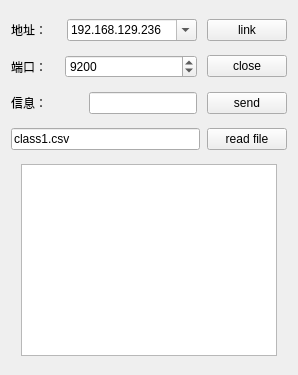
<?xml version="1.0" encoding="UTF-8"?>
<ui version="4.0">
 <class>csvLinkServer2</class>
 <widget class="QWidget" name="csvLinkServer2">
  <property name="geometry">
   <rect>
    <x>0</x>
    <y>0</y>
    <width>298</width>
    <height>375</height>
   </rect>
  </property>
  <property name="sizePolicy">
   <sizepolicy hsizetype="Expanding" vsizetype="Expanding">
    <horstretch>0</horstretch>
    <verstretch>0</verstretch>
   </sizepolicy>
  </property>
  <property name="windowTitle">
   <string>Form</string>
  </property>
  <property name="styleSheet">
   <string notr="true"/>
  </property>
  <layout class="QGridLayout" name="gridLayout">
   <item row="0" column="0">
    <layout class="QHBoxLayout" name="horizontalLayout_1" stretch="1,0,1">
     <property name="spacing">
      <number>10</number>
     </property>
     <property name="leftMargin">
      <number>0</number>
     </property>
     <property name="topMargin">
      <number>0</number>
     </property>
     <property name="bottomMargin">
      <number>0</number>
     </property>
     <item>
      <widget class="QLabel" name="label">
       <property name="text">
        <string>地址：</string>
       </property>
      </widget>
     </item>
     <item>
      <widget class="QComboBox" name="comboServer">
       <property name="minimumSize">
        <size>
         <width>130</width>
         <height>0</height>
        </size>
       </property>
       <property name="editable">
        <bool>true</bool>
       </property>
       <item>
        <property name="text">
         <string>192.168.129.236</string>
        </property>
       </item>
       <item>
        <property name="text">
         <string>192.168.106.236</string>
        </property>
       </item>
       <item>
        <property name="text">
         <string>127.0.0.1</string>
        </property>
       </item>
       <item>
        <property name="text">
         <string>localHost</string>
        </property>
       </item>
      </widget>
     </item>
     <item>
      <widget class="QPushButton" name="linkserverBtn">
       <property name="text">
        <string>link</string>
       </property>
      </widget>
     </item>
    </layout>
   </item>
   <item row="1" column="0">
    <layout class="QHBoxLayout" name="horizontalLayout_2" stretch="1,3,1">
     <property name="spacing">
      <number>10</number>
     </property>
     <item>
      <widget class="QLabel" name="label_2">
       <property name="text">
        <string>端口：</string>
       </property>
       <property name="alignment">
        <set>Qt::AlignLeading|Qt::AlignLeft|Qt::AlignVCenter</set>
       </property>
      </widget>
     </item>
     <item>
      <widget class="QSpinBox" name="spinPort">
       <property name="minimumSize">
        <size>
         <width>0</width>
         <height>0</height>
        </size>
       </property>
       <property name="minimum">
        <number>1</number>
       </property>
       <property name="maximum">
        <number>65535</number>
       </property>
       <property name="value">
        <number>9200</number>
       </property>
      </widget>
     </item>
     <item>
      <widget class="QPushButton" name="pushButton">
       <property name="text">
        <string>close</string>
       </property>
      </widget>
     </item>
    </layout>
   </item>
   <item row="2" column="0">
    <layout class="QHBoxLayout" name="horizontalLayout_3" stretch="1,0,1">
     <property name="spacing">
      <number>10</number>
     </property>
     <item>
      <widget class="QLabel" name="label_3">
       <property name="text">
        <string>信息：</string>
       </property>
      </widget>
     </item>
     <item>
      <widget class="QLineEdit" name="msgEdit"/>
     </item>
     <item>
      <widget class="QPushButton" name="sendmsgEdit">
       <property name="text">
        <string>send</string>
       </property>
      </widget>
     </item>
    </layout>
   </item>
   <item row="3" column="0">
    <layout class="QHBoxLayout" name="horizontalLayout_4" stretch="5,1">
     <property name="spacing">
      <number>7</number>
     </property>
     <property name="rightMargin">
      <number>0</number>
     </property>
     <item>
      <widget class="QLineEdit" name="readfileEdit">
       <property name="text">
        <string>class1.csv</string>
       </property>
      </widget>
     </item>
     <item>
      <widget class="QPushButton" name="readfiieBtn">
       <property name="text">
        <string>read file</string>
       </property>
      </widget>
     </item>
    </layout>
   </item>
   <item row="4" column="0">
    <layout class="QHBoxLayout" name="horizontalLayout_5">
     <item>
      <widget class="QTextEdit" name="textBrowser">
       <property name="sizePolicy">
        <sizepolicy hsizetype="Fixed" vsizetype="Fixed">
         <horstretch>0</horstretch>
         <verstretch>0</verstretch>
        </sizepolicy>
       </property>
      </widget>
     </item>
    </layout>
   </item>
  </layout>
 </widget>
 <resources/>
 <connections/>
</ui>
